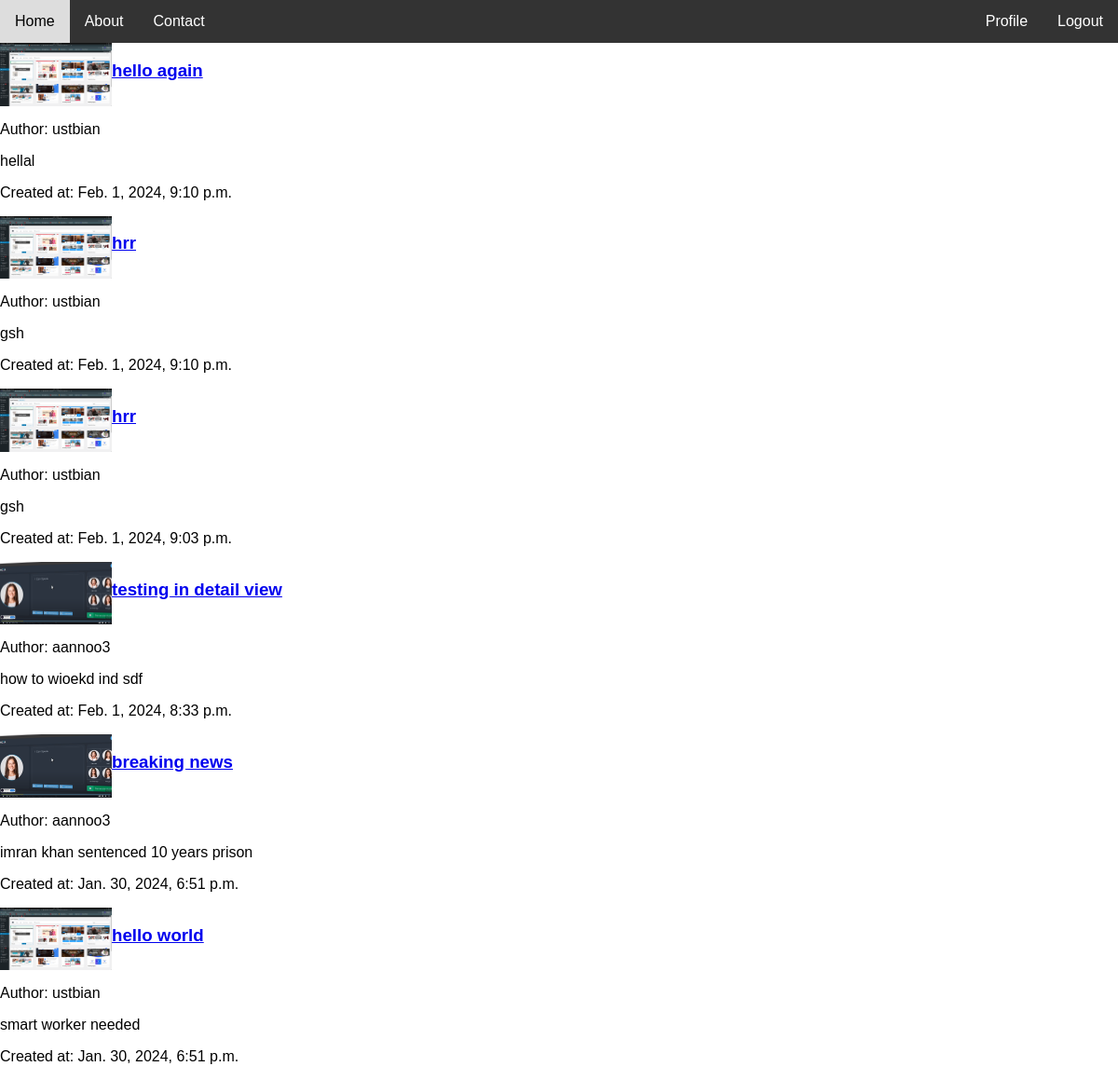
Page / (signed in) on the committed database.
### blog/models.py (models this page shows, shortened)
class Post(models.Model):
    title = models.CharField(max_length=255)
    author = models.ForeignKey(User, on_delete=models.CASCADE)
    content = models.TextField()
    created_at = models.DateTimeField(auto_now_add=True)
    class Meta:
        ordering = ['-created_at']

### users/models.py (models this page shows, shortened)
class Profile(models.Model):
    user = models.OneToOneField(User, on_delete=models.CASCADE)
    image = models.ImageField(default='default.jpg', upload_to='profile_pics')

### blog/views.py (the view)
# urls.py: path('', PostListView.as_view(), name='home'),
class PostListView(ListView):
    model = Post
    template_name = 'blog/home.html'  #<app>/<model>_<viewtype>.html
    context_object_name = 'posts'

### blog/templates/blog/home.html
{% extends 'blog/base.html' %}
{% block content %}
    {% for post in posts %}
        <div class="post">
            <div class="top">
                <img src="{{ post.author.profile.image.url }}" alt="">
                <h3><a href="{% url 'detail' post.id %}">{{ post.title }}</a></h3>
            </div>
            <p>Author: {{ post.author.username }}</p>
            <p>{{ post.content }}</p>
            <p>Created at: {{ post.created_at }}</p>
        </div>
    {% endfor %}
{% endblock %}

### blog/static/blog/styles.css (style rules this page uses)
.top { display: flex; }
.top img { width: 120px; }

### blog/templates/blog/base.html (style rules this page uses)
body { font-family: Arial, sans-serif; margin: 0; padding: 0; }

### rows in the picture
Post: author.profile.image (picture), title "hello again", author.username "ustbian", content "hellal", created_at "Feb. 1, 2024, 9:10 p.m."
Post: author.profile.image (picture), title "hrr", author.username "ustbian", content "gsh", created_at "Feb. 1, 2024, 9:10 p.m."
Post: author.profile.image (picture), title "hrr", author.username "ustbian", content "gsh", created_at "Feb. 1, 2024, 9:03 p.m."
Post: author.profile.image (placeholder picture), title "testing in detail view", author.username "aannoo3", content "how to wioekd ind sdf", created_at "Feb. 1, 2024, 8:33 p.m."
Post: author.profile.image (placeholder picture), title "breaking news", author.username "aannoo3", content "imran khan sentenced 10 years prison", created_at "Jan. 30, 2024, 6:51 p.m."
Post: author.profile.image (picture), title "hello world", author.username "ustbian", content "smart worker needed", created_at "Jan. 30, 2024, 6:51 p.m."
